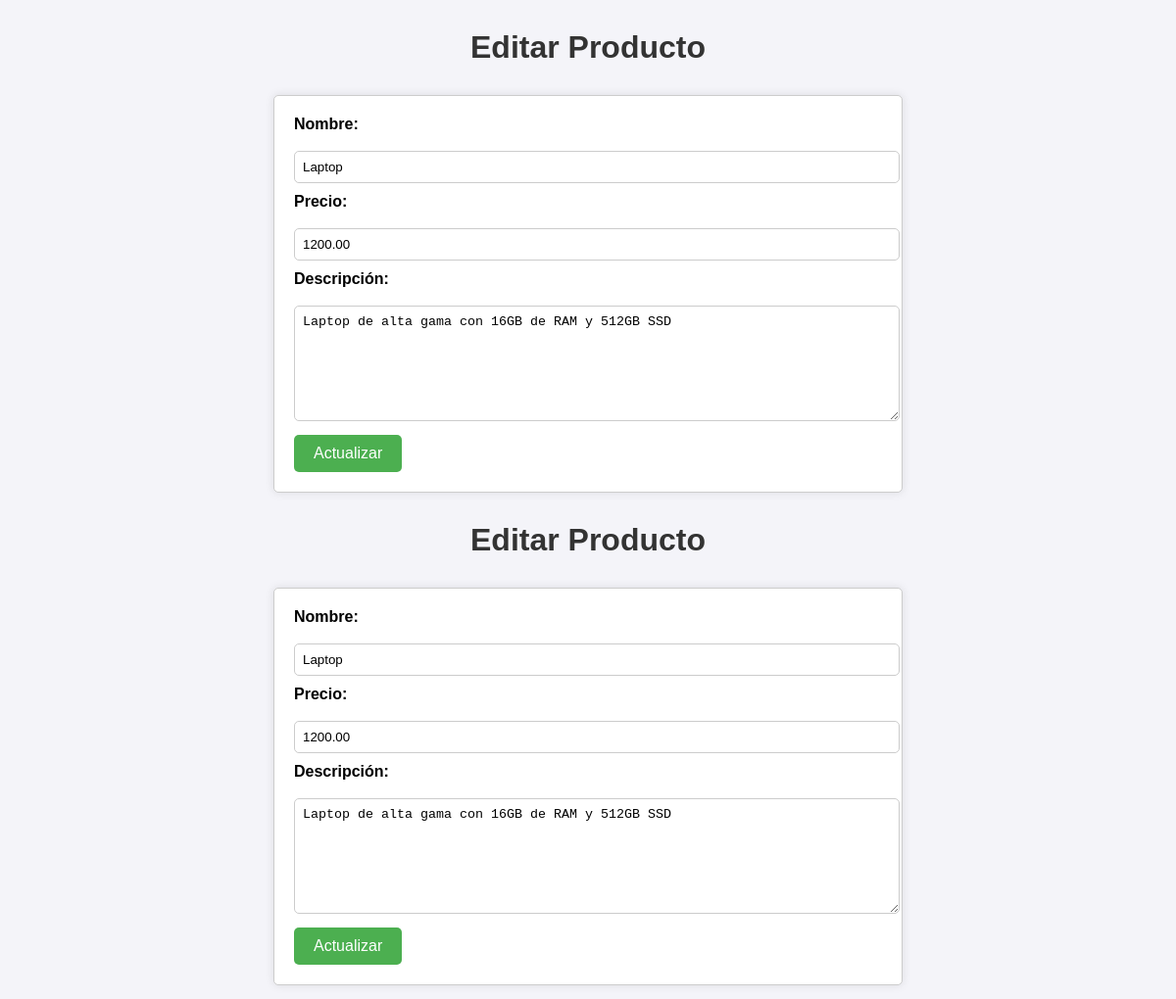
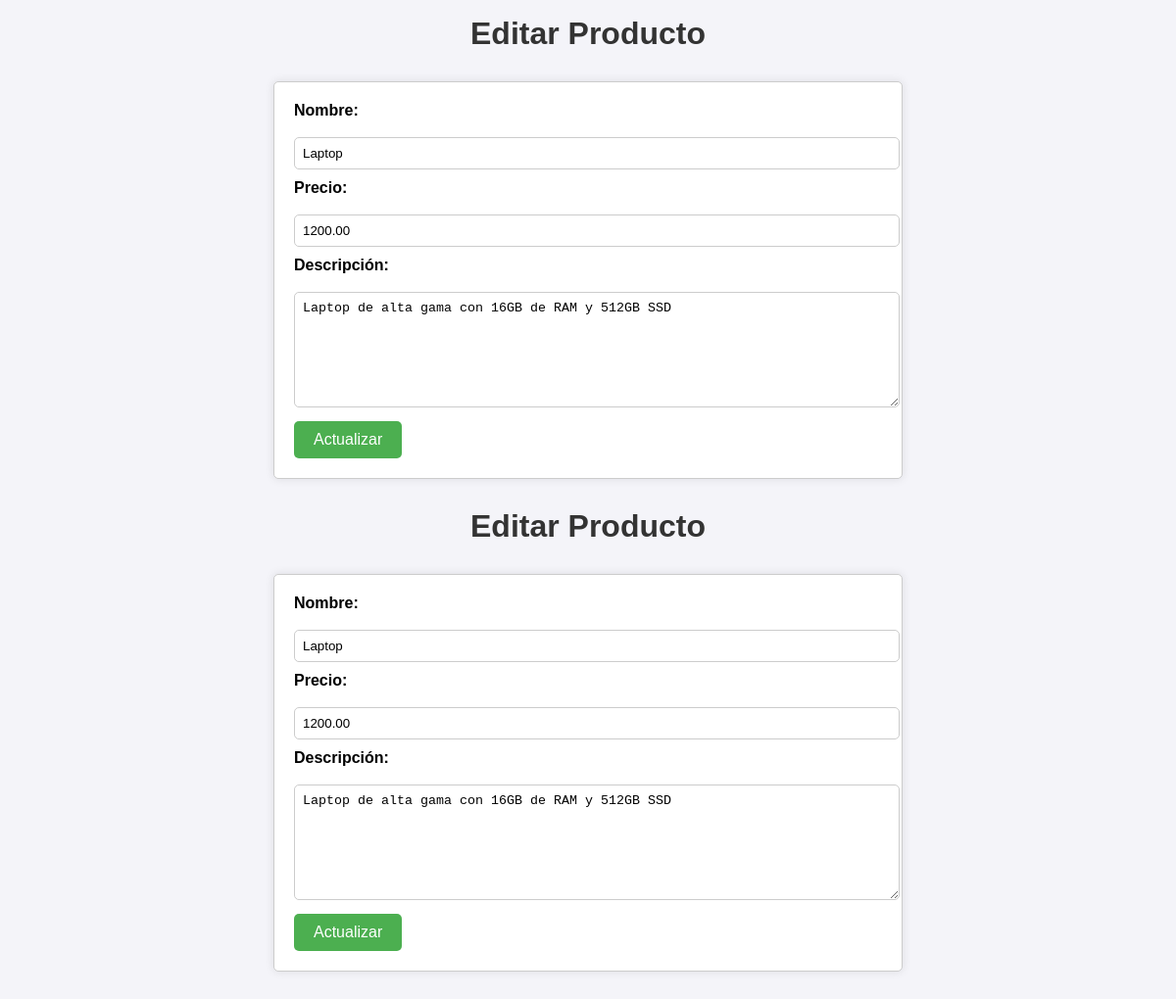
/editar.php?id=1 (signed in), run on the app's committed database (2 pictures, top to bottom).
### tables this page shows
CREATE TABLE `productos` (
  `id` int(11) NOT NULL,
  `nombre` varchar(100) NOT NULL,
  `precio` decimal(10,2) NOT NULL,
  `descripcion` text DEFAULT NULL
);

### editar.php (the view, shortened to what this page needs)
<?php include 'db.php'; ?>
<!DOCTYPE html>
<html>
<head>
    <link rel="stylesheet" href="estilos.css">
</head>
<body>
    <h1>Editar Producto</h1>
    <?php
    $id = $_GET['id'];
    $sql = "SELECT * FROM productos WHERE id = $id";
    $resultado = $conn->query($sql);
    $producto = $resultado->fetch_assoc();
    ?>
    <form method="POST" action="editar.php?id=<?php echo $id; ?>">
        <label>Nombre:</label>
        <input type="text" name="nombre" value="<?php echo $producto['nombre']; ?>" required>
        <br>
        <label>Precio:</label>
        <input type="number" step="0.01" name="precio" value="<?php echo $producto['precio']; ?>" required>
        <br>
        <label>Descripción:</label>
        <textarea name="descripcion" required><?php echo $producto['descripcion']; ?></textarea>
        <br>
        <button type="submit" name="actualizar">Actualizar</button>
    </form>
</body>
</html>
<?php include 'db.php'; ?>
<!DOCTYPE html>
<html>
<head>
    <link rel="stylesheet" href="estilos.css">
</head>
<body>
    <h1>Editar Producto</h1>
    <?php
    $id = $_GET['id'];
    $sql = "SELECT * FROM productos WHERE id = $id";
    $resultado = $conn->query($sql);
    $producto = $resultado->fetch_assoc();
    ?>
    <form method="POST" action="editar.php?id=<?php echo $id; ?>">
        <label>Nombre:</label>
        <input type="text" name="nombre" value="<?php echo $producto['nombre']; ?>" required>
        <br>
        <label>Precio:</label>
        <input type="number" step="0.01" name="precio" value="<?php echo $producto['precio']; ?>" required>
        <br>
        <label>Descripción:</label>
        <textarea name="descripcion" required><?php echo $producto['descripcion']; ?></textarea>
        <br>
        <button type="submit" name="actualizar">Actualizar</button>
    </form>
</body>
</html>
<?php include 'db.php'; ?>
<!DOCTYPE html>
<html>
<head>
    <link rel="stylesheet" href="estilos.css">
</head>
<body>
    <h1>Editar Producto</h1>
    <?php
    $id = $_GET['id'];
    $sql = "SELECT * FROM productos WHERE id = $id";
    $resultado = $conn->query($sql);
    $producto = $resultado->fetch_assoc();
    ?>
    <form method="POST" action="editar.php?id=<?php echo $id; ?>">
        <label>Nombre:</label>
        <input type="text" name="nombre" value="<?php echo $producto['nombre']; ?>" required>
        <br>
        <label>Precio:</label>
        <input type="number" step="0.01" name="precio" value="<?php echo $producto['precio']; ?>" required>
        <br>
        <label>Descripción:</label>
        <textarea name="descripcion" required><?php echo $producto['descripcion']; ?></textarea>
        <br>
        <button type="submit" name="actualizar">Actualizar</button>
    </form>
</body>
</html>
<?php include 'db.php'; ?>
<!DOCTYPE html>
<html>
<head>
    <link rel="stylesheet" href="estilos.css">
</head>
<body>
    <h1>Editar Producto</h1>
    <?php
    $id = $_GET['id'];
    $sql = "SELECT * FROM productos WHERE id = $id";
    $resultado = $conn->query($sql);
    $producto = $resultado->fetch_assoc();
    ?>
    <form method="POST" action="editar.php?id=<?php echo $id; ?>">
        <label>Nombre:</label>
        <input type="text" name="nombre" value="<?php echo $producto['nombre']; ?>" required>
        <br>
        <label>Precio:</label>
        <input type="number" step="0.01" name="precio" value="<?php echo $producto['precio']; ?>" required>
        <br>
        <label>Descripción:</label>
        <textarea name="descripcion" required><?php echo $producto['descripcion']; ?></textarea>
        <br>
        <button type="submit" name="actualizar">Actualizar</button>
    </form>
</body>
</html>

### estilos.css (style rules this page uses)
body { font-family: Arial, sans-serif; background-color: #f4f4f9; margin: 0; padding: 0; }
h1 { text-align: center; color: #333; margin-top: 30px; }
form { width: 50%; margin: 30px auto; padding: 20px; background-color: #fff; border: 1px solid #ccc; border-radius: 5px; box-shadow: 0 0 10px rgba(0,0,0,0.1); }
label { font-weight: bold; margin-bottom: 8px; display: block; }
input[type="text"], input[type="number"], textarea { width: 100%; padding: 8px; margin: 10px 0; border: 1px solid #ccc; border-radius: 5px; }
textarea { height: 100px; }
button { background-color: #4CAF50; color: white; padding: 10px 20px; border: none; border-radius: 5px; cursor: pointer; font-size: 16px; }

### data on the page
productos: nombre "Laptop", precio "1200.00", descripcion "Laptop de alta gama con 16GB de RAM y 512GB SSD"
